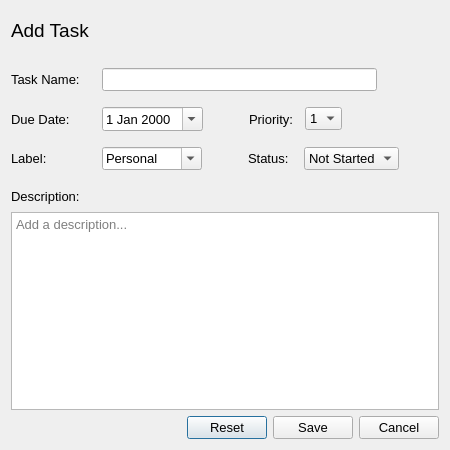
<?xml version="1.0" encoding="UTF-8"?>
<ui version="4.0">
 <class>AddTask</class>
 <widget class="QDialog" name="AddTask">
  <property name="geometry">
   <rect>
    <x>0</x>
    <y>0</y>
    <width>450</width>
    <height>450</height>
   </rect>
  </property>
  <property name="font">
   <font>
    <pointsize>10</pointsize>
   </font>
  </property>
  <property name="windowTitle">
   <string>Add Task</string>
  </property>
  <property name="modal">
   <bool>true</bool>
  </property>
  <layout class="QVBoxLayout" name="verticalLayout">
   <item>
    <layout class="QHBoxLayout" name="horizontalLayout">
     <property name="topMargin">
      <number>8</number>
     </property>
     <property name="bottomMargin">
      <number>20</number>
     </property>
     <item>
      <widget class="QLabel" name="dialog_title">
       <property name="font">
        <font>
         <pointsize>14</pointsize>
        </font>
       </property>
       <property name="text">
        <string>Add Task</string>
       </property>
      </widget>
     </item>
    </layout>
   </item>
   <item>
    <layout class="QHBoxLayout" name="horizontalLayout_2">
     <property name="bottomMargin">
      <number>10</number>
     </property>
     <item>
      <widget class="QLabel" name="label">
       <property name="minimumSize">
        <size>
         <width>85</width>
         <height>0</height>
        </size>
       </property>
       <property name="text">
        <string>Task Name:</string>
       </property>
      </widget>
     </item>
     <item>
      <widget class="QLineEdit" name="task_name">
       <property name="sizePolicy">
        <sizepolicy hsizetype="Fixed" vsizetype="Fixed">
         <horstretch>0</horstretch>
         <verstretch>0</verstretch>
        </sizepolicy>
       </property>
       <property name="minimumSize">
        <size>
         <width>275</width>
         <height>0</height>
        </size>
       </property>
      </widget>
     </item>
     <item>
      <spacer name="horizontalSpacer_2">
       <property name="orientation">
        <enum>Qt::Horizontal</enum>
       </property>
       <property name="sizeHint" stdset="0">
        <size>
         <width>40</width>
         <height>20</height>
        </size>
       </property>
      </spacer>
     </item>
    </layout>
   </item>
   <item>
    <layout class="QHBoxLayout" name="horizontalLayout_3">
     <property name="bottomMargin">
      <number>10</number>
     </property>
     <item>
      <widget class="QLabel" name="label_2">
       <property name="minimumSize">
        <size>
         <width>85</width>
         <height>0</height>
        </size>
       </property>
       <property name="text">
        <string>Due Date:</string>
       </property>
      </widget>
     </item>
     <item>
      <widget class="QDateEdit" name="due_date">
       <property name="sizePolicy">
        <sizepolicy hsizetype="Fixed" vsizetype="Fixed">
         <horstretch>0</horstretch>
         <verstretch>0</verstretch>
        </sizepolicy>
       </property>
       <property name="minimumSize">
        <size>
         <width>100</width>
         <height>0</height>
        </size>
       </property>
       <property name="font">
        <font>
         <pointsize>10</pointsize>
        </font>
       </property>
       <property name="readOnly">
        <bool>false</bool>
       </property>
       <property name="calendarPopup">
        <bool>true</bool>
       </property>
      </widget>
     </item>
     <item>
      <spacer name="horizontalSpacer_3">
       <property name="orientation">
        <enum>Qt::Horizontal</enum>
       </property>
       <property name="sizeType">
        <enum>QSizePolicy::Fixed</enum>
       </property>
       <property name="sizeHint" stdset="0">
        <size>
         <width>40</width>
         <height>20</height>
        </size>
       </property>
      </spacer>
     </item>
     <item>
      <widget class="QLabel" name="label_3">
       <property name="minimumSize">
        <size>
         <width>50</width>
         <height>0</height>
        </size>
       </property>
       <property name="text">
        <string>Priority:</string>
       </property>
      </widget>
     </item>
     <item>
      <widget class="QComboBox" name="priority">
       <property name="toolTip">
        <string>1 is the highest and 5 is the lowest.</string>
       </property>
       <property name="currentIndex">
        <number>0</number>
       </property>
       <item>
        <property name="text">
         <string>1</string>
        </property>
       </item>
       <item>
        <property name="text">
         <string>2</string>
        </property>
       </item>
       <item>
        <property name="text">
         <string>3</string>
        </property>
       </item>
       <item>
        <property name="text">
         <string>4</string>
        </property>
       </item>
       <item>
        <property name="text">
         <string>5</string>
        </property>
       </item>
      </widget>
     </item>
     <item>
      <spacer name="horizontalSpacer_5">
       <property name="orientation">
        <enum>Qt::Horizontal</enum>
       </property>
       <property name="sizeHint" stdset="0">
        <size>
         <width>40</width>
         <height>20</height>
        </size>
       </property>
      </spacer>
     </item>
    </layout>
   </item>
   <item>
    <layout class="QHBoxLayout" name="horizontalLayout_4">
     <property name="bottomMargin">
      <number>10</number>
     </property>
     <item>
      <widget class="QLabel" name="label_4">
       <property name="minimumSize">
        <size>
         <width>85</width>
         <height>0</height>
        </size>
       </property>
       <property name="text">
        <string>Label:</string>
       </property>
      </widget>
     </item>
     <item>
      <widget class="QComboBox" name="label_name">
       <property name="minimumSize">
        <size>
         <width>100</width>
         <height>0</height>
        </size>
       </property>
       <property name="editable">
        <bool>true</bool>
       </property>
       <item>
        <property name="text">
         <string>Personal</string>
        </property>
       </item>
       <item>
        <property name="text">
         <string>Important</string>
        </property>
       </item>
       <item>
        <property name="text">
         <string>Work</string>
        </property>
       </item>
       <item>
        <property name="text">
         <string>School</string>
        </property>
       </item>
       <item>
        <property name="text">
         <string>Pleasure</string>
        </property>
       </item>
      </widget>
     </item>
     <item>
      <spacer name="horizontalSpacer_4">
       <property name="orientation">
        <enum>Qt::Horizontal</enum>
       </property>
       <property name="sizeType">
        <enum>QSizePolicy::Fixed</enum>
       </property>
       <property name="sizeHint" stdset="0">
        <size>
         <width>40</width>
         <height>20</height>
        </size>
       </property>
      </spacer>
     </item>
     <item>
      <widget class="QLabel" name="label_5">
       <property name="minimumSize">
        <size>
         <width>50</width>
         <height>0</height>
        </size>
       </property>
       <property name="text">
        <string>Status:</string>
       </property>
      </widget>
     </item>
     <item>
      <widget class="QComboBox" name="status">
       <item>
        <property name="text">
         <string>Not Started</string>
        </property>
       </item>
       <item>
        <property name="text">
         <string>Started</string>
        </property>
       </item>
      </widget>
     </item>
     <item>
      <spacer name="horizontalSpacer_6">
       <property name="orientation">
        <enum>Qt::Horizontal</enum>
       </property>
       <property name="sizeHint" stdset="0">
        <size>
         <width>40</width>
         <height>20</height>
        </size>
       </property>
      </spacer>
     </item>
    </layout>
   </item>
   <item>
    <layout class="QHBoxLayout" name="horizontalLayout_5">
     <item>
      <widget class="QLabel" name="label_6">
       <property name="text">
        <string>Description:</string>
       </property>
      </widget>
     </item>
     <item>
      <spacer name="horizontalSpacer_7">
       <property name="orientation">
        <enum>Qt::Horizontal</enum>
       </property>
       <property name="sizeHint" stdset="0">
        <size>
         <width>40</width>
         <height>20</height>
        </size>
       </property>
      </spacer>
     </item>
    </layout>
   </item>
   <item>
    <widget class="QTextEdit" name="description">
     <property name="tabChangesFocus">
      <bool>true</bool>
     </property>
     <property name="placeholderText">
      <string>Add a description...</string>
     </property>
    </widget>
   </item>
   <item>
    <layout class="QHBoxLayout" name="horizontalLayout_6">
     <item>
      <spacer name="horizontalSpacer_8">
       <property name="orientation">
        <enum>Qt::Horizontal</enum>
       </property>
       <property name="sizeHint" stdset="0">
        <size>
         <width>40</width>
         <height>20</height>
        </size>
       </property>
      </spacer>
     </item>
     <item>
      <widget class="QPushButton" name="reset_btn">
       <property name="text">
        <string>Reset</string>
       </property>
       <property name="groupName" stdset="0">
        <string>common_buttons</string>
       </property>
      </widget>
     </item>
     <item>
      <widget class="QPushButton" name="save_btn">
       <property name="text">
        <string>Save</string>
       </property>
       <property name="groupName" stdset="0">
        <string>common_buttons</string>
       </property>
      </widget>
     </item>
     <item>
      <widget class="QPushButton" name="cancel_btn">
       <property name="text">
        <string>Cancel</string>
       </property>
       <property name="groupName" stdset="0">
        <string>cancel_buttons</string>
       </property>
      </widget>
     </item>
    </layout>
   </item>
  </layout>
 </widget>
 <tabstops>
  <tabstop>task_name</tabstop>
  <tabstop>due_date</tabstop>
  <tabstop>priority</tabstop>
  <tabstop>label_name</tabstop>
  <tabstop>status</tabstop>
  <tabstop>description</tabstop>
  <tabstop>save_btn</tabstop>
  <tabstop>reset_btn</tabstop>
  <tabstop>cancel_btn</tabstop>
 </tabstops>
 <resources/>
 <connections/>
</ui>
